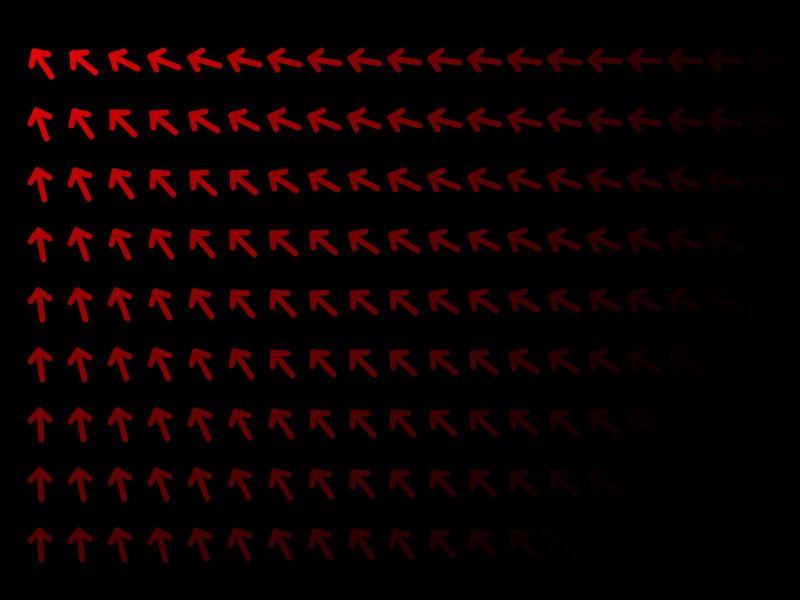
Frame 1 (no input)
Frame 60 (the mouse pressed at the canvas centre just before this capture): identical to frame 1, image omitted
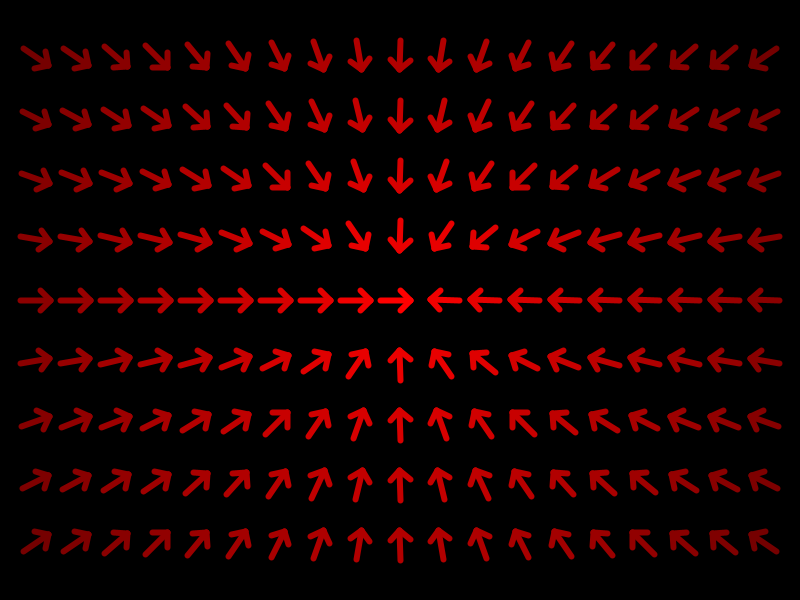
Frame 120 (the mouse held since frame 60 and released just before this capture)

The Processing sketch that drew these frames (run headless with seeded random() and noise(); from frame 60 on, the mouse is pressed at the canvas centre):

// Processing sketch: msr_day4_arrows2
// ── msr_day4_arrows2.pde
int arrowsAcross = 20;
int arrowsDown   = 10;

void setup() {
  size(800, 600);
  background(255);
  strokeWeight(6);
}
void draw() {
  background(0);
  for (int i = 1; i < arrowsAcross; i++){
   for (int j = 1; j < arrowsDown; j++) {
     float x = i * width/arrowsAcross;
     float y = j * height/arrowsDown;
     drawArrowAtCoords(x,y);
   }
  }
}

void drawArrowAtCoords(float xPos, float yPos) {
  pushMatrix();
  translate(xPos, yPos);
  
  // Calculate the angle to the mouse
  // by using the arctangent of the ratio
  // of the length of the sides.
  float a = atan2(mouseY - yPos, mouseX - xPos);

  // Change color based on distance to mouse
  float m = mag(mouseX - xPos, mouseY - yPos);
  float r = map(m,0,width,255,0);
  stroke(r,0,0);

  rotate(a);
  line(-20, 0, 10, 0);
  line(10, 0, 0, 10);
  line(10, 0, 0, -10);
  popMatrix();
}
